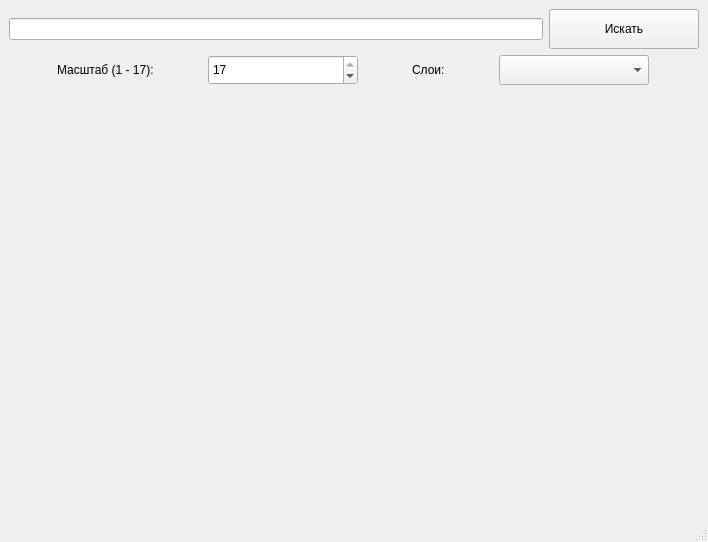
<?xml version="1.0" encoding="UTF-8"?>
<ui version="4.0">
 <class>MainWindow</class>
 <widget class="QMainWindow" name="MainWindow">
  <property name="geometry">
   <rect>
    <x>0</x>
    <y>0</y>
    <width>708</width>
    <height>542</height>
   </rect>
  </property>
  <property name="windowTitle">
   <string>MainWindow</string>
  </property>
  <widget class="QWidget" name="centralwidget">
   <layout class="QHBoxLayout" name="horizontalLayout">
    <item>
     <layout class="QGridLayout" name="gridLayout">
      <item row="3" column="0">
       <layout class="QHBoxLayout" name="horizontalLayout_4">
        <item>
         <widget class="QLabel" name="spn_label">
          <property name="sizePolicy">
           <sizepolicy hsizetype="Maximum" vsizetype="Maximum">
            <horstretch>0</horstretch>
            <verstretch>0</verstretch>
           </sizepolicy>
          </property>
          <property name="text">
           <string>Масштаб (1 - 17):</string>
          </property>
         </widget>
        </item>
        <item>
         <widget class="QSpinBox" name="z">
          <property name="sizePolicy">
           <sizepolicy hsizetype="Maximum" vsizetype="Maximum">
            <horstretch>0</horstretch>
            <verstretch>0</verstretch>
           </sizepolicy>
          </property>
          <property name="minimumSize">
           <size>
            <width>150</width>
            <height>30</height>
           </size>
          </property>
          <property name="minimum">
           <number>1</number>
          </property>
          <property name="maximum">
           <number>17</number>
          </property>
          <property name="value">
           <number>17</number>
          </property>
         </widget>
        </item>
        <item>
         <widget class="QLabel" name="layer_label">
          <property name="sizePolicy">
           <sizepolicy hsizetype="Maximum" vsizetype="Maximum">
            <horstretch>0</horstretch>
            <verstretch>0</verstretch>
           </sizepolicy>
          </property>
          <property name="text">
           <string>Слои:</string>
          </property>
         </widget>
        </item>
        <item>
         <widget class="QComboBox" name="layers">
          <property name="sizePolicy">
           <sizepolicy hsizetype="Maximum" vsizetype="Maximum">
            <horstretch>0</horstretch>
            <verstretch>0</verstretch>
           </sizepolicy>
          </property>
          <property name="minimumSize">
           <size>
            <width>150</width>
            <height>30</height>
           </size>
          </property>
         </widget>
        </item>
       </layout>
      </item>
      <item row="0" column="0">
       <layout class="QHBoxLayout" name="horizontalLayout_3">
        <item>
         <widget class="QLineEdit" name="query"/>
        </item>
        <item>
         <widget class="QPushButton" name="search">
          <property name="sizePolicy">
           <sizepolicy hsizetype="Maximum" vsizetype="Maximum">
            <horstretch>0</horstretch>
            <verstretch>0</verstretch>
           </sizepolicy>
          </property>
          <property name="minimumSize">
           <size>
            <width>150</width>
            <height>40</height>
           </size>
          </property>
          <property name="text">
           <string>Искать</string>
          </property>
         </widget>
        </item>
       </layout>
      </item>
      <item row="4" column="0">
       <widget class="QLabel" name="map_img">
        <property name="sizePolicy">
         <sizepolicy hsizetype="Minimum" vsizetype="MinimumExpanding">
          <horstretch>0</horstretch>
          <verstretch>0</verstretch>
         </sizepolicy>
        </property>
        <property name="text">
         <string/>
        </property>
       </widget>
      </item>
     </layout>
    </item>
   </layout>
  </widget>
  <widget class="QMenuBar" name="menubar">
   <property name="geometry">
    <rect>
     <x>0</x>
     <y>0</y>
     <width>708</width>
     <height>22</height>
    </rect>
   </property>
  </widget>
  <widget class="QStatusBar" name="statusbar"/>
 </widget>
 <resources/>
 <connections/>
</ui>
